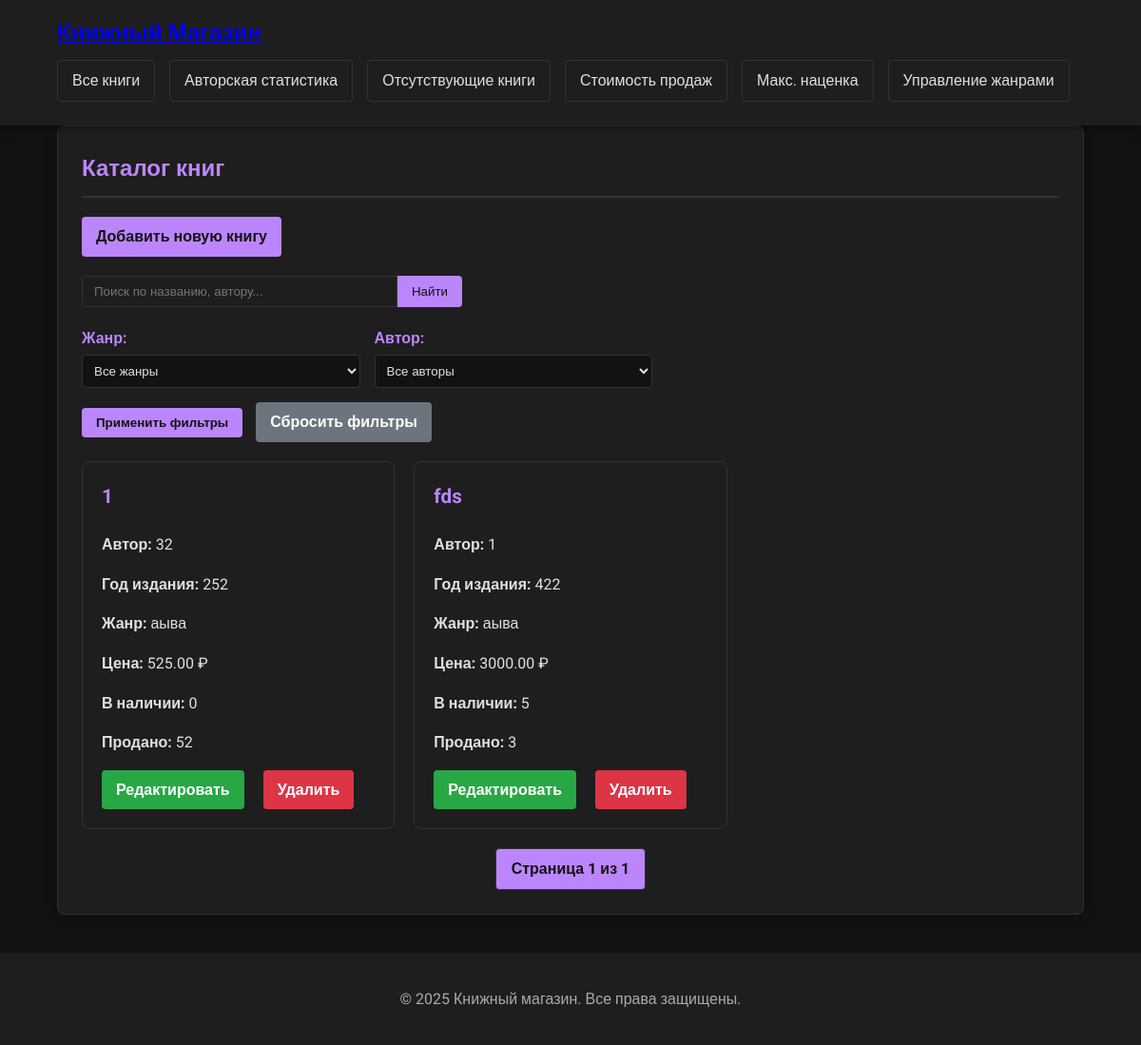
/books/, run on an earlier commit of the app's database.
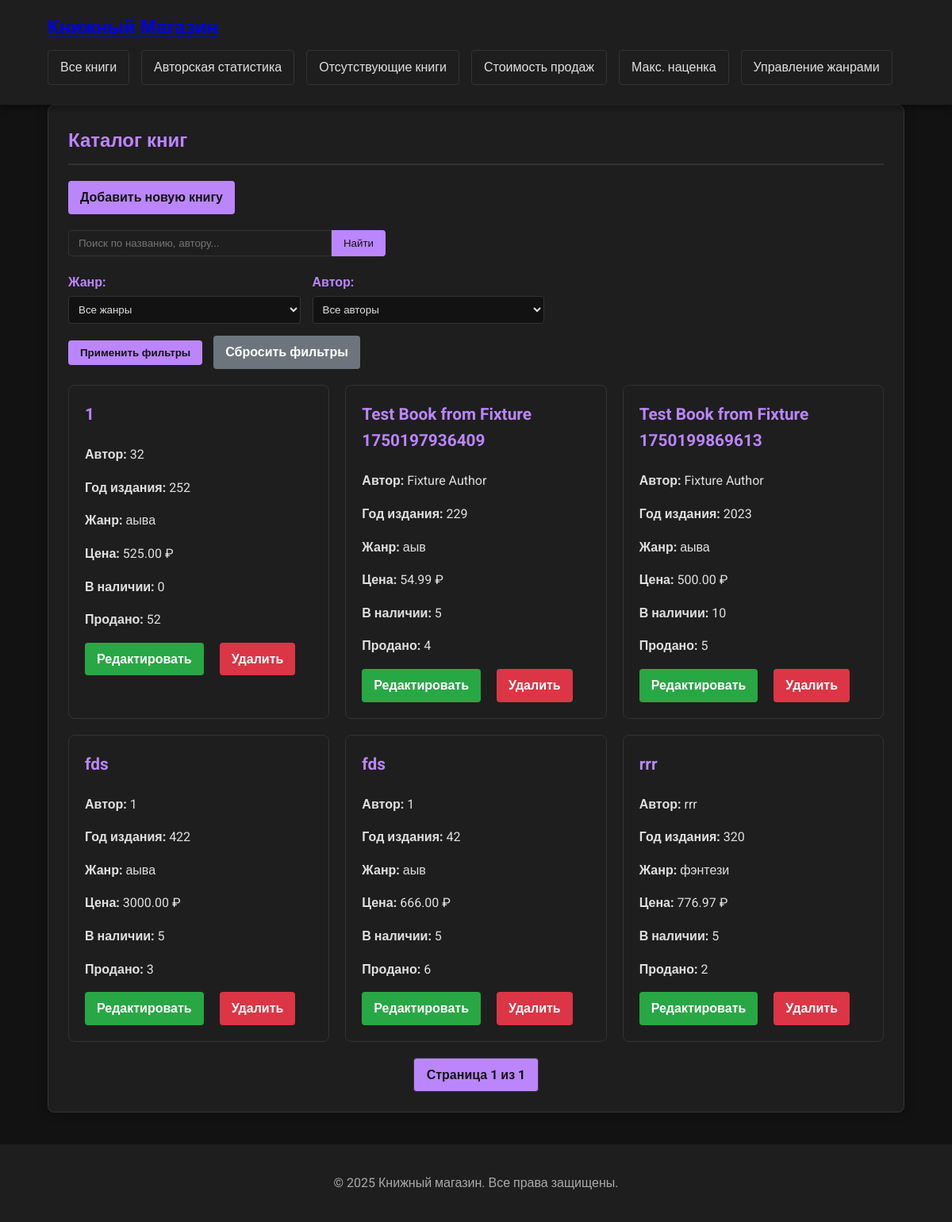
And on a later commit of the database.
### books/models.py (models this page shows, shortened)
class Book(models.Model):
    MEDIUM_CHOICES = [
        ('P', 'Бумажная'),
        ('E', 'Электронная'),
        ('A', 'Аудио'),
    ]
    title = models.CharField(max_length=200, verbose_name="Название")
    author = models.CharField(max_length=100, verbose_name="Автор")
    code = models.CharField(max_length=50, unique=True, verbose_name="Шифр произведения")
    genre = models.ForeignKey(Genre, on_delete=models.CASCADE, verbose_name="Жанр")
    year = models.PositiveIntegerField(verbose_name="Год издания")
    pages = models.PositiveIntegerField(verbose_name="Количество страниц", blank=True, null=True)
    medium = models.CharField(max_length=1, choices=MEDIUM_CHOICES, verbose_name="Носитель")
    wholesale_price = models.DecimalField(max_digits=10, decimal_places=2, verbose_name="Оптовая цена")
    retail_price = models.DecimalField(max_digits=10, decimal_places=2, verbose_name="Розничная цена")
    stock = models.PositiveIntegerField(default=0, verbose_name="В наличии")
    sold = models.PositiveIntegerField(default=0, verbose_name="Продано")

class Genre(models.Model):
    name = models.CharField(max_length=100, unique=True, verbose_name="Название жанра")

### books/views.py (the view)
# urls.py: path('', views.book_list, name='book_list'),
def book_list(request):
    genre_filter = request.GET.get('genre', '')
    author_filter = request.GET.get('author', '')
    search_query = request.GET.get('q', '')
    page = request.GET.get('page', 1)
    books = Book.objects.all().order_by('title')
    if genre_filter:
        books = books.filter(genre__name__icontains=genre_filter)
    if author_filter:
        books = books.filter(author__icontains=author_filter)
    if search_query:
        books = books.filter(
            Q(title__icontains=search_query) |
            Q(author__icontains=search_query) |
            Q(genre__name__icontains=search_query)
        )
    genres = Genre.objects.all()
    authors = Book.objects.order_by('author').values_list('author', flat=True).distinct()
    paginator = Paginator(books, 10)
    try:
        books_page = paginator.page(page)
    except PageNotAnInteger:
        books_page = paginator.page(1)
    except EmptyPage:
        books_page = paginator.page(paginator.num_pages)
    print(f"Всего книг: {books.count()}")
    if books.exists():
        print(f"Первая книга: {books[0].title}")
    return render(request, 'books/book_list.html', {
        'books_page': books_page,  # Было: 'css': books_page
        'genres': genres,
        'authors': authors,
        'selected_genre': genre_filter,
        'selected_author': author_filter,
        'search_query': search_query
    })

### books/templates/books/book_list.html (shortened to what this page needs)
{% extends 'books/base.html' %}
{% block content %}
<div class="card">
    <h2>Каталог книг</h2>
    <div style="margin-bottom: 20px;">
        <a href="{% url 'add_book' %}" class="btn">Добавить новую книгу</a>
    </div>
    <form method="get" action="{% url 'book_list' %}" id="filter-form">
        <div class="search-form" style="margin-bottom: 20px;">
            <input type="text" name="q" placeholder="Поиск по названию, автору..." value="{{ search_query }}">
            <button type="submit">Найти</button>
        </div>
        <div class="filters">
            <div class="filter-group">
                <label for="genre">Жанр:</label>
                <select id="genre" name="genre">
                    <option value="">Все жанры</option>
                </select>
            </div>
            <div class="filter-group">
                <label for="author">Автор:</label>
                <select id="author" name="author">
                    <option value="">Все авторы</option>
                </select>
            </div>
            <div class="filter-group">
                <button type="submit" class="btn">Применить фильтры</button>
                <a href="{% url 'book_list' %}" class="btn btn-secondary">Сбросить фильтры</a>
            </div>
        </div>
    </form>
    <div class="book-list">
        {% for book in books_page %}
        <div class="book-card">
            <h3>{{ book.title }}</h3>
            <p><strong>Автор:</strong> {{ book.author }}</p>
            <p><strong>Год издания:</strong> {{ book.year }}</p>
            <p><strong>Жанр:</strong> {{ book.genre.name }}</p>
            <p><strong>Цена:</strong> {{ book.retail_price }} ₽</p>
            <p><strong>В наличии:</strong> {{ book.stock }}</p>
            <p><strong>Продано:</strong> {{ book.sold }}</p>
            <div class="actions" style="margin-top: 10px;">
                <a href="{% url 'edit_book' book.id %}" class="btn" style="background: #28a745; color: white;">Редактировать</a>
                <a href="{% url 'delete_book' book.id %}" class="btn" style="background: #dc3545; color: white;">Удалить</a>
            </div>
        </div>
        {% empty %}
        <div class="book-card">
            <h3>Книги не найдены</h3>
            <p>Попробуйте изменить критерии поиска</p>
        </div>
        {% endfor %}
    </div>
    <div class="pagination">
        <span class="current">
            Страница {{ books_page.number }} из {{ books_page.paginator.num_pages }}
        </span>
    </div>
</div>
{% endblock %}

### books/templates/books/base.html (shortened to what this page needs)
<!DOCTYPE html>
<html lang="ru">
<head>
    {% load static %}
    <link rel="stylesheet" href="{% static 'books/css/style.css' %}">
</head>
<body>
    <header>
        <div class="container">
            <nav>
                <div class="logo">
                    <a href="{% url 'book_list' %}">Книжный Магазин</a>
                </div>
                <div class="nav-links">
                    <a href="{% url 'book_list' %}">Все книги</a>
                    <a href="{% url 'author_stats' %}">Авторская статистика</a>
                    <a href="{% url 'missing_books' %}">Отсутствующие книги</a>
                    <a href="{% url 'sales_value' %}">Стоимость продаж</a>
                    <a href="{% url 'price_difference' %}">Макс. наценка</a>
                    <a href="{% url 'manage_genre' %}">Управление жанрами</a>
                </div>
            </nav>
        </div>
    </header>
    <main class="container">
        {% block content %}
        {% endblock %}
    </main>
    <footer style="background-color: var(--dark-card); padding: 20px 0; margin-top: 40px;">
        <div class="container">
            <p style="text-align: center; color: #aaa;">
                &copy; {% now "Y" %} Книжный магазин. Все права защищены.
            </p>
        </div>
    </footer>
</body>
</html>

### static/books/css/style.css (style rules this page uses)
:root { --dark-bg: #121212; --dark-card: #1e1e1e; --dark-text: #e0e0e0; --dark-border: #333; --accent-color: #bb86fc; --accent-hover: #9a67ea; --danger: #cf6679; --success: #03dac6; }
body { font-family: 'Segoe UI', Tahoma, Geneva, Verdana, sans-serif; line-height: 1.6; margin: 0; padding: 0; background-color: var(--dark-bg); color: var(--dark-text); min-height: 100vh; }
.container { width: 90%; max-width: 1200px; margin: 0 auto; padding: 20px; }
header { background-color: var(--dark-card); color: white; padding: 15px 0; box-shadow: 0 2px 10px rgba(0,0,0,0.5); position: sticky; top: 0; z-index: 100; }
nav { display: flex; justify-content: space-between; align-items: center; flex-wrap: wrap; }
.logo { font-size: 1.5rem; font-weight: bold; color: var(--accent-color); }
.nav-links { display: flex; gap: 15px; margin: 10px 0; }
.nav-links a { color: var(--dark-text); text-decoration: none; padding: 8px 15px; border-radius: 4px; transition: background-color 0.3s, color 0.3s; border: 1px solid var(--dark-border); }
.search-form { display: flex; margin: 10px 0; flex-grow: 1; max-width: 400px; }
.search-form input { flex-grow: 1; padding: 8px 12px; border: 1px solid var(--dark-border); border-radius: 4px 0 0 4px; background-color: var(--dark-card); color: var(--dark-text); }
.search-form button { padding: 8px 15px; background-color: var(--accent-color); color: var(--dark-bg); border: none; border-radius: 0 4px 4px 0; cursor: pointer; transition: background-color 0.3s; }
main { padding: 30px 0; }
.card { background: var(--dark-card); border-radius: 8px; box-shadow: 0 0 15px rgba(0,0,0,0.3); padding: 25px; margin-bottom: 25px; border: 1px solid var(--dark-border); }
.card h2 { margin-top: 0; color: var(--accent-color); border-bottom: 2px solid var(--dark-border); padding-bottom: 10px; }
.filters { display: flex; gap: 15px; flex-wrap: wrap; margin-bottom: 20px; }
.filter-group { flex: 1; min-width: 200px; }
.filter-group label { display: block; margin-bottom: 5px; color: var(--accent-color); }
.filter-group select, .filter-group input { width: 100%; padding: 8px; border: 1px solid var(--dark-border); border-radius: 4px; background-color: var(--dark-bg); color: var(--dark-text); }
.book-list { display: grid; grid-template-columns: repeat(auto-fill, minmax(300px, 1fr)); gap: 20px; margin-top: 20px; }
.book-card { background: var(--dark-card); border: 1px solid var(--dark-border); border-radius: 8px; padding: 20px; transition: transform 0.3s, box-shadow 0.3s; position: relative; overflow: hidden; }
.book-card h3 { margin-top: 0; color: var(--accent-color); font-size: 1.3rem; }
.actions { display: flex; gap: 10px; margin-top: 15px; }
.btn { display: inline-block; background: var(--accent-color); color: var(--dark-bg); padding: 8px 15px; border-radius: 4px; text-decoration: none; border: none; cursor: pointer; transition: background-color 0.3s; font-weight: bold; }
.btn-secondary { background: var(--dark-border); color: var(--dark-text); }
.pagination { display: flex; justify-content: center; margin-top: 20px; }
.pagination a, .pagination .current { padding: 8px 16px; margin: 0 5px; border: 1px solid var(--dark-border); border-radius: 4px; text-decoration: none; color: var(--dark-text); }
.pagination .current { background-color: var(--accent-color); color: var(--dark-bg); font-weight: bold; }
.card, .book-card { animation: fadeIn 0.5s ease-out; }
.book-card { transition: all 0.3s ease; }
.container { max-width: 1200px; margin: 0 auto; padding: 0 15px; }
.book-list { display: grid; grid-template-columns: repeat(auto-fill, minmax(250px, 1fr)); gap: 20px; margin-top: 20px; }
form { max-width: 600px; margin: 20px 0; }
label { display: block; margin-bottom: 5px; font-weight: bold; }
input, select, textarea { width: 100%; padding: 8px; border: 1px solid #ddd; border-radius: 4px; }
.btn { padding: 8px 15px; border: none; border-radius: 4px; cursor: pointer; margin-right: 10px; }
.btn-secondary { background-color: #6c757d; color: white; }

### books/templates/books/base.html (style rules this page uses)
body { font-family: 'Roboto', sans-serif; }

What changed in the data, as far as the page shows it:
added Book: title "Test Book from Fixture 1750197936409", author "Fixture Author", year "229", genre.name "аыв", retail_price "54.99", stock "5", sold "4"
added Book: title "Test Book from Fixture 1750199869613", author "Fixture Author", year "2023", genre.name "аыва", retail_price "500.00", stock "10", sold "5"
added Book: title "fds", author "1", year "42", genre.name "аыв", retail_price "666.00", stock "5", sold "6"
added Book: title "rrr", author "rrr", year "320", genre.name "фэнтези", retail_price "776.97", stock "5", sold "2"
